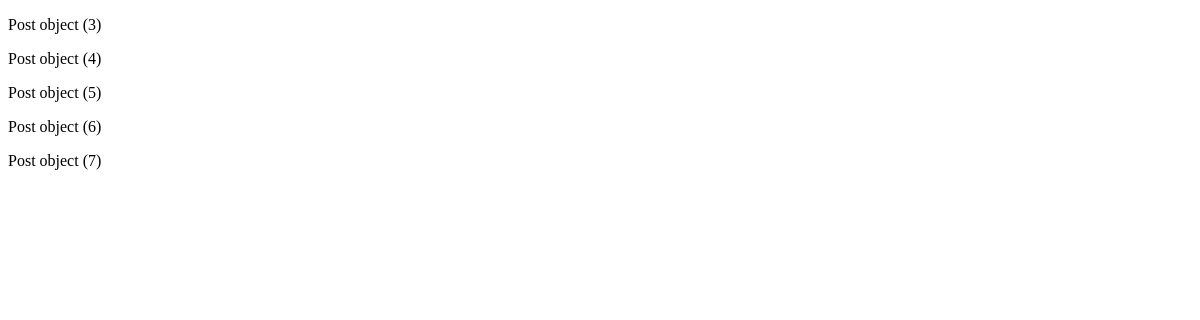
Before: /cbv/ with the older database file.
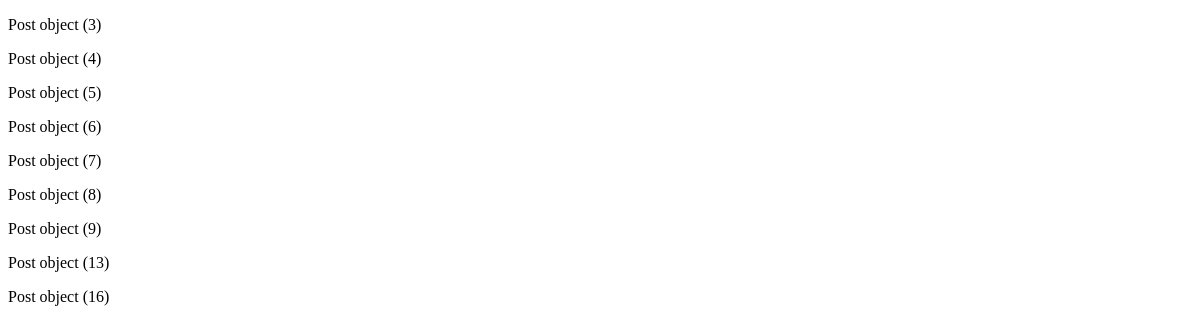
After: the same page with the newer database file.
### posts/models.py (models this page shows)
class Post(models.Model):
    image = models.ImageField(verbose_name='이미지', null=True, blank=True)
    content = models.TextField(verbose_name='내용')
    created_at = models.DateTimeField(verbose_name='작성일', auto_now_add=True)
    view_count = models.IntegerField(verbose_name='조회수', default=0)
    writer = models.ForeignKey(to=User, on_delete=models.CASCADE, null=True, blank=True)

### posts/views.py (the view)
# urls.py: path('cbv/', class_view.as_view()),
class class_view(ListView):
    model = Post
    template_name = "cbv_view.html"

### posts/templates/cbv_view.html (shortened to what this page needs)
<!DOCTYPE html>
<html lang="en">
<head>
</head>
<body>
    {% for object in object_list %}
        <p> {{ object }} </p>
    {% endfor %}
</body>
</html>

Changed rows visible on the page:
added Post: id "Post object (8)"
added Post: id "Post object (9)"
added Post: id "Post object (13)"
added Post: id "Post object (16)"
